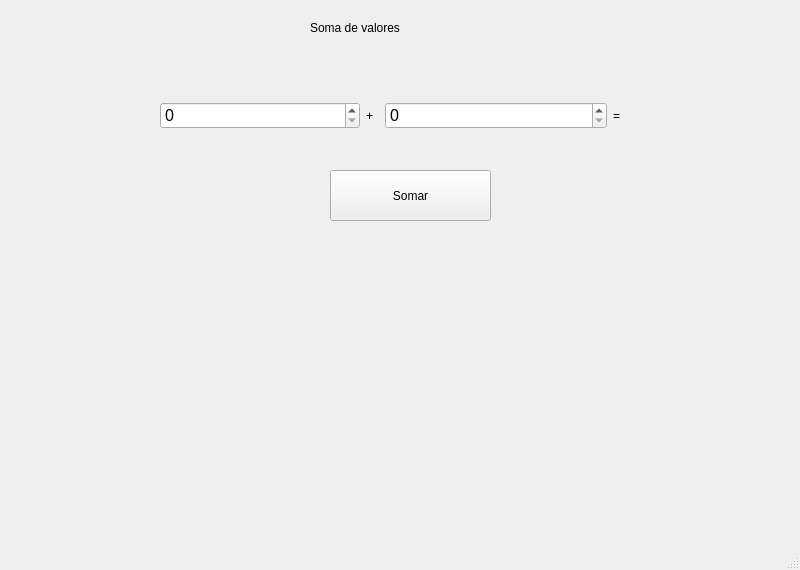
<?xml version="1.0" encoding="UTF-8"?>
<ui version="4.0">
 <class>MainWindow</class>
 <widget class="QMainWindow" name="MainWindow">
  <property name="geometry">
   <rect>
    <x>0</x>
    <y>0</y>
    <width>800</width>
    <height>570</height>
   </rect>
  </property>
  <property name="windowTitle">
   <string>MainWindow</string>
  </property>
  <widget class="QWidget" name="centralwidget">
   <widget class="QWidget" name="horizontalLayoutWidget">
    <property name="geometry">
     <rect>
      <x>160</x>
      <y>70</y>
      <width>484</width>
      <height>91</height>
     </rect>
    </property>
    <layout class="QHBoxLayout" name="horizontalLayout">
     <item>
      <widget class="QSpinBox" name="spinBox">
       <property name="maximumSize">
        <size>
         <width>200</width>
         <height>16777215</height>
        </size>
       </property>
       <property name="font">
        <font>
         <pointsize>12</pointsize>
        </font>
       </property>
       <property name="styleSheet">
        <string notr="true">width: 200px;</string>
       </property>
      </widget>
     </item>
     <item>
      <widget class="QLabel" name="label">
       <property name="styleSheet">
        <string notr="true">font: 20pt &quot;MS Shell Dlg 2&quot;;</string>
       </property>
       <property name="text">
        <string>+</string>
       </property>
      </widget>
     </item>
     <item>
      <widget class="QSpinBox" name="spinBox_2">
       <property name="maximumSize">
        <size>
         <width>400</width>
         <height>16777215</height>
        </size>
       </property>
       <property name="font">
        <font>
         <pointsize>12</pointsize>
        </font>
       </property>
       <property name="styleSheet">
        <string notr="true">width: 200px;</string>
       </property>
      </widget>
     </item>
     <item>
      <widget class="QLabel" name="label_2">
       <property name="styleSheet">
        <string notr="true">font: 20pt &quot;MS Shell Dlg 2&quot;;</string>
       </property>
       <property name="text">
        <string>=</string>
       </property>
      </widget>
     </item>
     <item>
      <widget class="QLabel" name="label_4">
       <property name="maximumSize">
        <size>
         <width>300</width>
         <height>300</height>
        </size>
       </property>
       <property name="styleSheet">
        <string notr="true">font: 75 20pt &quot;MS Shell Dlg 2&quot;;</string>
       </property>
       <property name="text">
        <string/>
       </property>
      </widget>
     </item>
    </layout>
   </widget>
   <widget class="QLabel" name="label_3">
    <property name="geometry">
     <rect>
      <x>310</x>
      <y>10</y>
      <width>210</width>
      <height>35</height>
     </rect>
    </property>
    <property name="styleSheet">
     <string notr="true">font: 22pt &quot;MS Shell Dlg 2&quot;;</string>
    </property>
    <property name="text">
     <string>Soma de valores</string>
    </property>
   </widget>
   <widget class="QPushButton" name="pushButton">
    <property name="geometry">
     <rect>
      <x>330</x>
      <y>170</y>
      <width>161</width>
      <height>51</height>
     </rect>
    </property>
    <property name="styleSheet">
     <string notr="true">font: 12pt &quot;MS Shell Dlg 2&quot;;</string>
    </property>
    <property name="text">
     <string>Somar</string>
    </property>
   </widget>
  </widget>
  <widget class="QMenuBar" name="menubar">
   <property name="geometry">
    <rect>
     <x>0</x>
     <y>0</y>
     <width>800</width>
     <height>21</height>
    </rect>
   </property>
  </widget>
  <widget class="QStatusBar" name="statusbar"/>
 </widget>
 <resources/>
 <connections/>
</ui>
